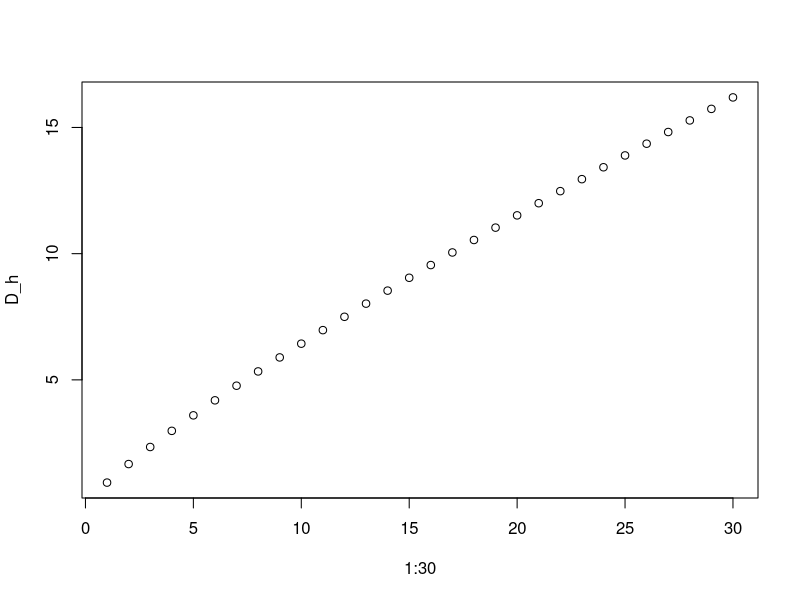
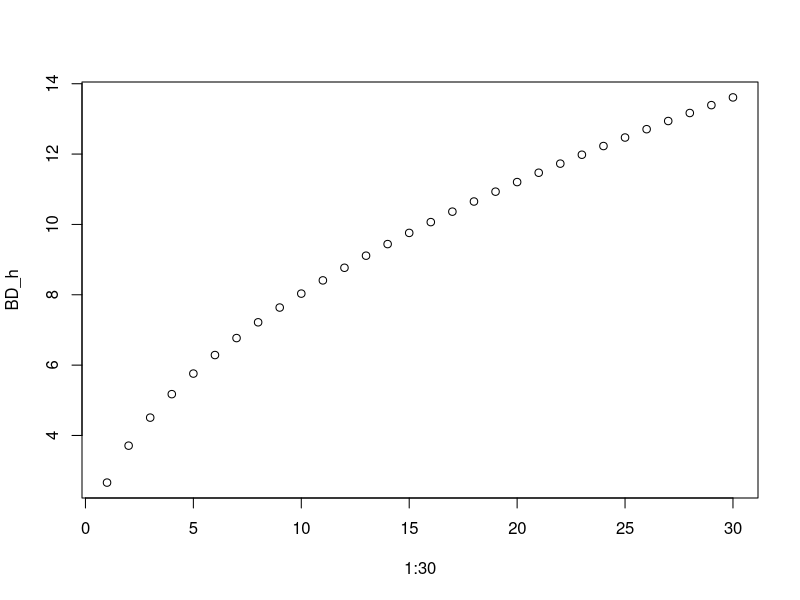
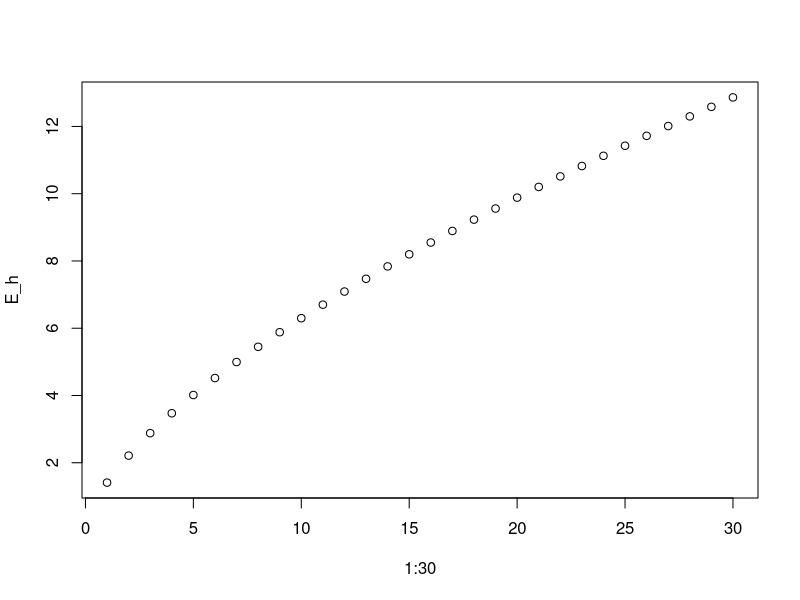
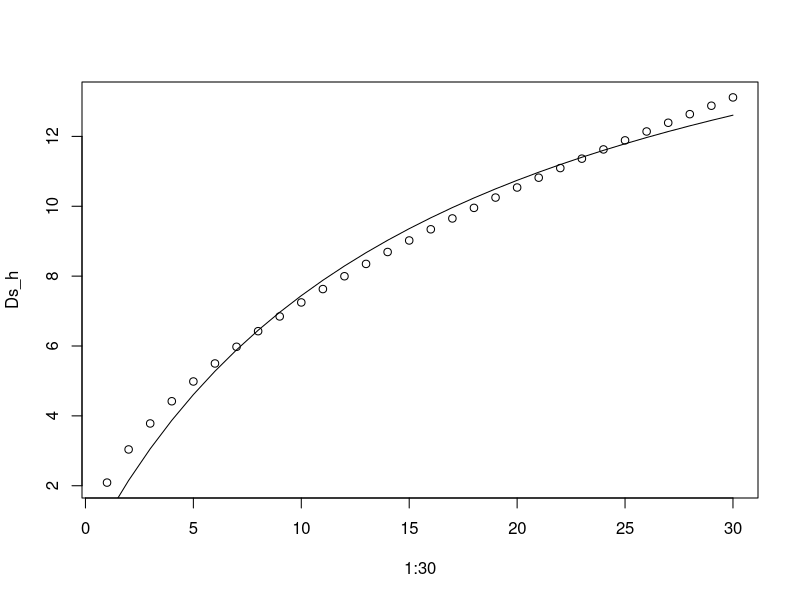
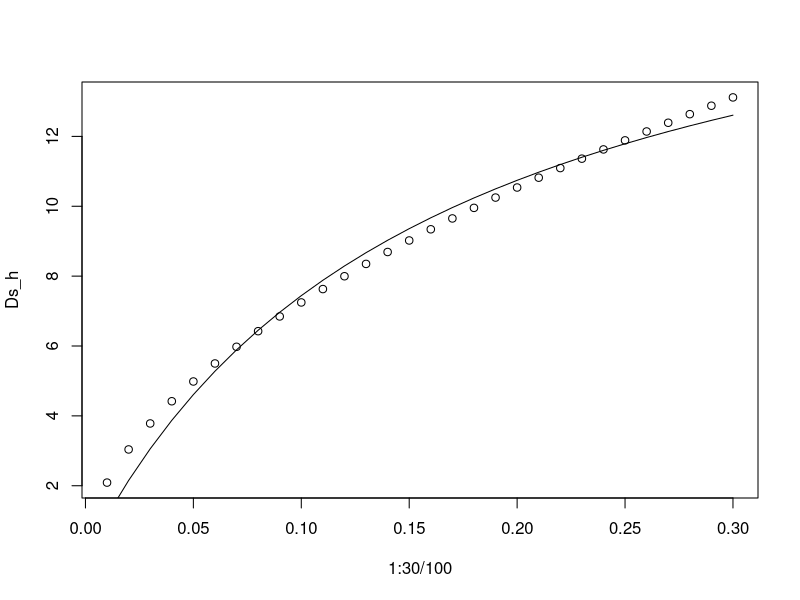
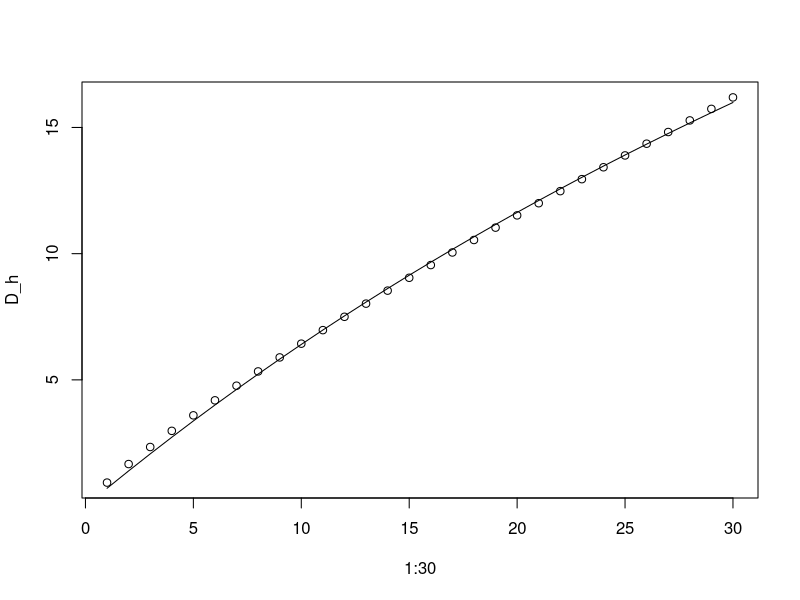
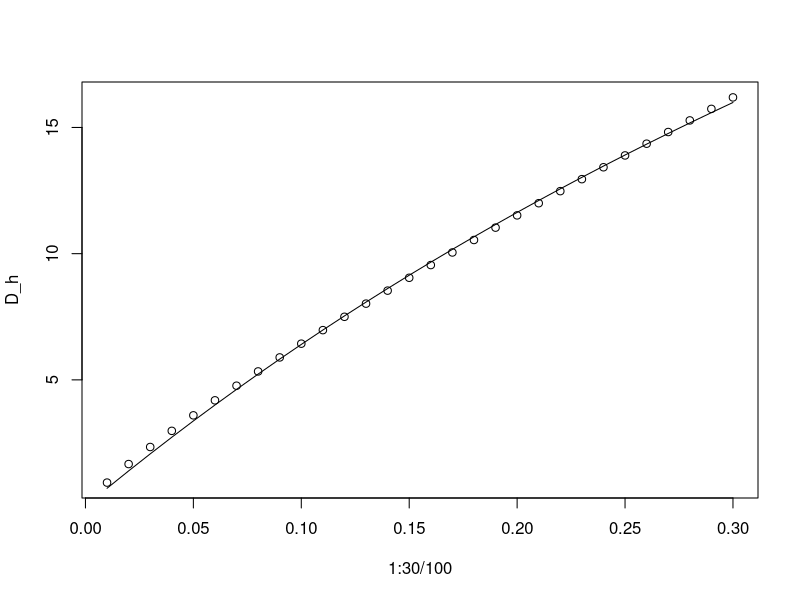
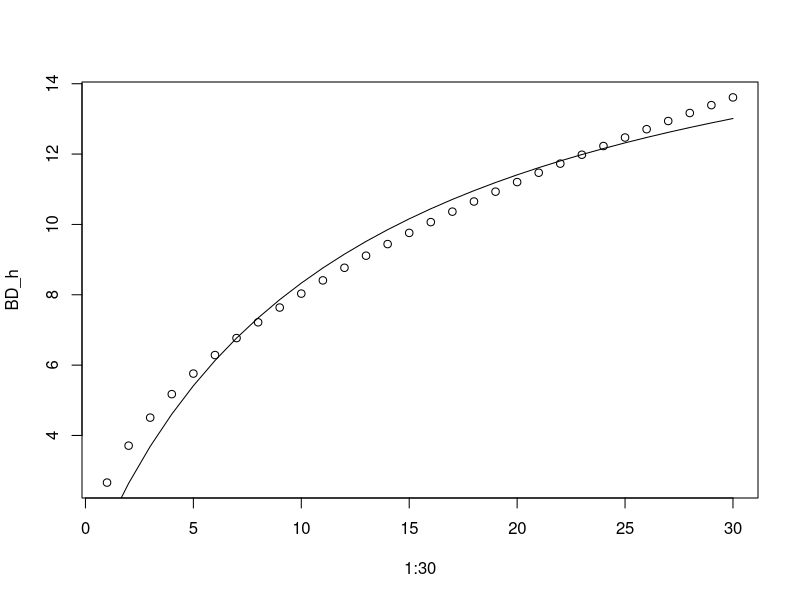

The R source for these figures, in order:
################################
## SETH M PARKER
## UNIVERSITY OF NOTRE DAME
################################
# PFTs based on wood density

# basic equation...
# h = b1*dbh^(b2)

# PFT constants...
Dsb1 <- 2.09
Dsb2 <- 0.54
Db1 <- 0.93
Db2 <- 0.84
BDb1 <- 2.66
BDb2 <- 0.48
Eb1 <- 1.41
Eb2 <- 0.65

# PFT Ds
Ds_h <- c(1:30)
for (dbh in 1:30)
{
  h = Dsb1*dbh^(Dsb2)
  Ds_h[dbh] = h
}

# PFT D
D_h <- c(1:30)
for (dbh in 1:30)
{
  h = Db1*dbh^(Db2)
  D_h[dbh] = h
}
plot(1:30,D_h)

# PFT BD
BD_h <- c(1:30)
for (dbh in 1:30)
{
  h = BDb1*dbh^(BDb2)
  BD_h[dbh] = h
}
plot(1:30,BD_h)

# PFT E
E_h <- c(1:30)
for (dbh in 1:30)
{
  h = Eb1*dbh^(Eb2)
  E_h[dbh] = h
}
plot(1:30,E_h)

Ds_v <- cbind(1:30,Ds_h)
D_v <- cbind(1:30,D_h)
BD_v <- cbind(1:30,BD_h)
E_v <- cbind(1:30,E_h)

# Soliving Marechaux and Chave for hlim and ah
# nonlinear least squares

start.ah <- 1
start.hlim <- 5

h_fun <- function(hlim,dbh,ah){
  h = hlim * (dbh / (dbh + ah))
  return(h)
}

# Ds
Ds.fit <- nls(Ds_h ~ h_fun(hlim,1:30,ah), start = list(hlim = start.hlim, ah = start.ah), 
              algorithm = "port", upper = list(hlim = 75, ah = 99))

# checking to see curve fit...
plot(1:30,Ds_h)
lines(1:30,19.31*(1:30/(1:30+15.95))) # in cm
plot(1:30/100,Ds_h)
lines(1:30/100,19.31*((1:30/100)/((1:30/100)+0.1595))) # in m for TROLL

Ds.hlim <- 19.31
Ds.ah <- 0.1595

# D
D.fit <- nls(D_h ~ h_fun(hlim,1:30,ah), start = list(hlim = start.hlim, ah = start.ah), 
              algorithm = "port", upper = list(hlim = 75, ah = 99))

# checking to see curve fit...
plot(1:30,D_h)
lines(1:30,63.54*(1:30/(1:30+89.21))) # in cm
plot(1:30/100,D_h)
lines(1:30/100,63.54*((1:30/100)/((1:30/100)+0.8921))) # in m for TROLL

D.hlim <- 63.54
D.ah <- 0.8921

# BD
BD.fit <- nls(BD_h ~ h_fun(hlim,1:30,ah), start = list(hlim = start.hlim, ah = start.ah), 
             algorithm = "port", upper = list(hlim = 75, ah = 99))

plot(1:30,BD_h)
lines(1:30,18.09*(1:30/(1:30+11.71))) # in cm
plot(1:30/100,BD_h)
lines(1:30/100,18.09*((1:30/100)/((1:30/100)+0.1171))) # in m for TROLL

BD.hlim <- 18.09
BD.ah <- 0.1171

# E
E.fit <- nls(E_h ~ h_fun(hlim,1:30,ah), start = list(hlim = start.hlim, ah = start.ah), 
              algorithm = "port", upper = list(hlim = 75, ah = 99))

plot(1:30,E_h)
lines(1:30,24.11*(1:30/(1:30+27.9))) # in cm
plot(1:30/100,E_h)
lines(1:30/100,24.11*((1:30/100)/((1:30/100)+0.279))) # in m for TROLL

E.hlim <- 24.11
E.ah <- 0.2790

# Testing allometry curve fit over different intervals 
# Generate fxn with input varibles, b1, b2, dbh.min, dbh.max

# # # # # # # # # # # # # # # # # # # # # # # # # # #
Generate.curve <- function(b1, b2, dbh.min, dbh.max){
# calculate Xiangtao's allometry...
  tmp_h <- c(dbh.min:dbh.max)
  for (dbh in dbh.min:dbh.max)
  {
    h = b1*dbh^(b2)
    tmp_h[dbh - dbh.min + 1] = h
  }
# plot to check curve
  plot(dbh.min:dbh.max, tmp_h)

# define secondary function for Marechaux and Chave allometry
  h_fxn <- function(hlim,dbh,ah){
    h = hlim * (dbh / (dbh + ah))
    return(h)
  }
  
# use nonlinear least squares model to solve for ah and hlim
  # set model inputs
  start.ah <- 1 
  start.hlim <- 5
  tmp_v <- cbind(dbh.min:dbh.max,tmp_h)

tmp.fit <- nls(tmp_h ~ h_fxn(hlim,dbh.min:dbh.max,ah), start = list(hlim = start.hlim, 
                ah = start.ah), algorithm = "port", upper = list(hlim = 75, ah = 99))  
# seems to be no way of extracting ah and hlim from tmp.fit via subset
# extract manually and then check fit with
  # lines(dbh.min:dbh.max, hlim * (dbh.min:dbh.max/(dbh.min:dbh.max + ah)))
return(tmp.fit)
}
# # # # # # # # # # # # # # # # # # # # # # # # # # #

# Ds
Generate.curve(Dsb1,Dsb2,10,60)
lines(0:60, 29.91 * (0:60/(0:60 + 36.8)), col = "blue")
lines(0:60, 23.84 * (0:60/(0:60 + 24.61)), col = "red")
# D
Generate.curve(Db1,Db2,10,60)
lines(0:60, 72.83 * (0:60/(10:60 + 99)), col = "blue")
lines(0:60, 69.39 * (0:60/(0:60 + 99)), col = "red")
# BD
Generate.curve(BDb1,BDb2,10,60)
lines(0:60, 27.04 * (0:60/(0:60 + 28.09)), col = "blue")
lines(0:60, 22.21 * (0:60/(0:60 + 19.05)), col = "red")
# E
Generate.curve(Eb1,Eb2,10,60)
lines(0:60, 39.87 * (0:60/(0:60 + 61.27)), col = "blue")
lines(0:60, 30.02 * (0:60/(0:60 + 40.02)), col = "red")
# blue = 10:60, red = 10:35
#

# Solve for DBH_t

# hmax = hlim * (3*dbh_t / (3*dbh_t + 2*ah))

# Ds = 25 = 29.91 * (3*dbh_t / (3*dbh_t + 2*0.3680)
# 1.2492 = dbh_t
# D  = 25 = 72.83 * (3*dbh_t / (3*dbh_t + 2*0.9900)
# 0.3450 = dbh_t
# BD = 25 = 27.04 * (3*dbh_t / (3*dbh_t + 2*0.2809)
# 2.2949 = dbh_t
# E  = 25 = 39.87 * (3*dbh_t / (3*dbh_t + 2*0.6127)
# 0.6967 = dbh_t

